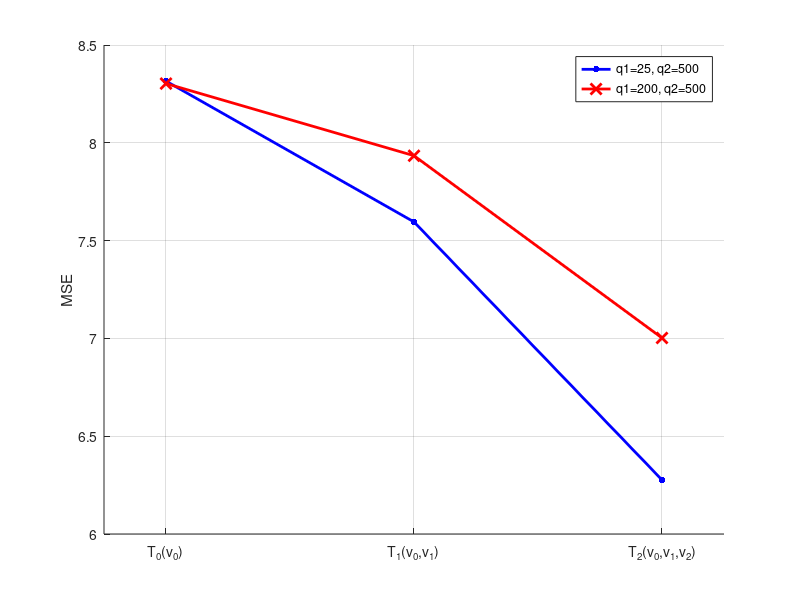

The MATLAB script that drew this image:
function example2()

    % Example 2

    % Reference:
    %   Paper   = Optimal modeling of nonlinear systems: method of variable injections. (Submitted paper - 2023)
    %   Authors = Soto-Quiros, Pablo and Torokhti, Anatoli


    clc; clear; close all

    %%%%%%% Case 1: q1=25 and q2=500 %%%%%%%  
    fprintf('Case 1: q1=25 and q2=500\n')    
    m=100; 
    % Example T0(v0)
    q0=100; r0=50;
    s=6750;    
    X=rand(m,s);
    V0=rand(q0,s);
    Z0=V0;  
    %Covariance matrices    
    Exz0=(1/s)*(X*Z0'); Ez0z0=(1/s)*(Z0*Z0');
    T0=Exz0*pinv(Ez0z0)*(Exz0)';          
    [U,~,~]=svd(T0);
    Ur=U(:,1:r0);
    G0=Ur;
    H0=Ur'*Exz0*pinv(Ez0z0);   
    %Compute error
    Exx=(1/s)*(X*X');
    Exw=Exz0;
    Eww=Ez0z0;
    S=G0*H0;   
    error0_c1=trace(Exx-Exw*S'-S*Exw'+S*Eww*S');
    fprintf(['1) MSE for T(v0) = ', num2str(error0_c1),'\n'])

    % Example T1(v0,v1)
    q0=100; r0=25;
    q1=25; r1=25;
    s=1500;
    X=rand(m,s);
    V0=rand(q0,s); V1=rand(q1,s);
    Z0=V0;          
    Ev1z0=(1/s)*(V1*Z0'); Ez0z0=(1/s)*(Z0*Z0'); Z1=V1-Ev1z0*pinv(Ez0z0)*Z0;
    %Covariance matrices    
    Exz0=(1/s)*(X*Z0'); Ez0z0=(1/s)*(Z0*Z0');
    T0=Exz0*pinv(Ez0z0)*(Exz0)';                 
    [U0,~,~]=svd(T0);
    U0r=U0(:,1:r0);
    G0=U0r;
    H0=U0r'*Exz0*pinv(Ez0z0);   

    Exz1=(1/s)*(X*Z1'); Ez1z1=(1/s)*(Z1*Z1');
    T1=Exz1*pinv(Ez1z1)*(Exz1)';                 
    [U1,~,~]=svd(T1);
    U1r=U1(:,1:r1);
    G1=U1r;
    H1=U1r'*Exz1*pinv(Ez1z1);   

    %Compute error
    Exx=(1/s)*(X*X');
    Exw=[Exz0 Exz1];
    Eww=blkdiag(Ez0z0,Ez1z1);
    S=[G0*H0 G1*H1];   
    error1_c1=trace(Exx-Exw*S'-S*Exw'+S*Eww*S');
    fprintf(['2) MSE for T(v0,v1) = ', num2str(error1_c1),'\n'])

    % Example T2(v0,v1,v2)
    q0=100; r0=17;
    q1=25; r1=17;
    q2=500; r2=16;
    s=1300;
    X=rand(m,s);
    V0=rand(q0,s); V1=rand(q1,s); V2=rand(q2,s);
    Z0=V0;          
    Ev1z0=(1/s)*(V1*Z0'); Ez0z0=(1/s)*(Z0*Z0'); Z1=V1-Ev1z0*pinv(Ez0z0)*Z0;
    Ev2z0=(1/s)*(V2*Z0'); Ev2z1=(1/s)*(V2*Z1'); Ez1z1=(1/s)*(Z1*Z1'); Z2=V2-Ev2z0*pinv(Ez0z0)*Z0-Ev2z1*pinv(Ez1z1)*Z1;
    %Covariance matrices    
    Exz0=(1/s)*(X*Z0'); Ez0z0=(1/s)*(Z0*Z0');
    T0=Exz0*pinv(Ez0z0)*(Exz0)';                 
    [U0,~,~]=svd(T0);
    U0r=U0(:,1:r0);
    G0=U0r;
    H0=U0r'*Exz0*pinv(Ez0z0);   

    Exz1=(1/s)*(X*Z1'); Ez1z1=(1/s)*(Z1*Z1');
    T1=Exz1*pinv(Ez1z1)*(Exz1)';                 
    [U1,~,~]=svd(T1);
    U1r=U1(:,1:r1);
    G1=U1r;
    H1=U1r'*Exz1*pinv(Ez1z1);   

    Exz2=(1/s)*(X*Z2'); Ez2z2=(1/s)*(Z2*Z2');
    T2=Exz2*pinv(Ez2z2)*(Exz2)';                 
    [U2,~,~]=svd(T2);
    U2r=U2(:,1:r2);
    G2=U2r;
    H2=U2r'*Exz2*pinv(Ez2z2);           

    %Compute error
    Exx=(1/s)*(X*X');
    Exw=[Exz0 Exz1 Exz2];
    Eww=blkdiag(blkdiag(Ez0z0,Ez1z1),Ez2z2);
    S=[G0*H0 G1*H1 G2*H2];   
    error2_c1=trace(Exx-Exw*S'-S*Exw'+S*Eww*S');
    fprintf(['3) MSE for T(v0,v1,v2) = ', num2str(error2_c1),'\n'])    

    
    %%%%%%% Case 2: q1=200 and q2=500 %%%%%%%  
    fprintf('\nCase 2: q1=200 and q2=500\n')  
    
    % Example T0(v0)
    q0=100; r0=50;
    s=6750;    
    X=rand(m,s);
    V0=rand(q0,s);
    Z0=V0;  
    %Covariance matrices    
    Exz0=(1/s)*(X*Z0'); Ez0z0=(1/s)*(Z0*Z0');
    T0=Exz0*pinv(Ez0z0)*(Exz0)';          
    [U,~,~]=svd(T0);
    Ur=U(:,1:r0);
    G0=Ur;
    H0=Ur'*Exz0*pinv(Ez0z0);   
    %Compute error
    Exx=(1/s)*(X*X');
    Exw=Exz0;
    Eww=Ez0z0;
    S=G0*H0;   
    error0_c2=trace(Exx-Exw*S'-S*Exw'+S*Eww*S');
    fprintf(['1) MSE for T(v0) = ', num2str(error0_c2),'\n'])

    % Example T1(v0,v1)
    q0=100; r0=25;
    q1=200; r1=25;
    s=1800;
    X=rand(m,s);
    V0=rand(q0,s); V1=rand(q1,s);
    Z0=V0;          
    Ev1z0=(1/s)*(V1*Z0'); Ez0z0=(1/s)*(Z0*Z0'); Z1=V1-Ev1z0*pinv(Ez0z0)*Z0;
    %Covariance matrices    
    Exz0=(1/s)*(X*Z0'); Ez0z0=(1/s)*(Z0*Z0');
    T0=Exz0*pinv(Ez0z0)*(Exz0)';                 
    [U0,~,~]=svd(T0);
    U0r=U0(:,1:r0);
    G0=U0r;
    H0=U0r'*Exz0*pinv(Ez0z0);   

    Exz1=(1/s)*(X*Z1'); Ez1z1=(1/s)*(Z1*Z1');
    T1=Exz1*pinv(Ez1z1)*(Exz1)';                 
    [U1,~,~]=svd(T1);
    U1r=U1(:,1:r1);
    G1=U1r;
    H1=U1r'*Exz1*pinv(Ez1z1);   

    %Compute error
    Exx=(1/s)*(X*X');
    Exw=[Exz0 Exz1];
    Eww=blkdiag(Ez0z0,Ez1z1);
    S=[G0*H0 G1*H1];   
    error1_c2=trace(Exx-Exw*S'-S*Exw'+S*Eww*S');
    fprintf(['2) MSE for T(v0,v1) = ', num2str(error1_c2),'\n'])
    
    % Example T2(v0,v1,v2)
    q0=100; r0=17;
    q1=200; r1=17;
    q2=500; r2=16;
    s=1050;
    X=rand(m,s);
    V0=rand(q0,s); V1=rand(q1,s); V2=rand(q2,s);
    Z0=V0;          
    Ev1z0=(1/s)*(V1*Z0'); Ez0z0=(1/s)*(Z0*Z0'); Z1=V1-Ev1z0*pinv(Ez0z0)*Z0;
    Ev2z0=(1/s)*(V2*Z0'); Ev2z1=(1/s)*(V2*Z1'); Ez1z1=(1/s)*(Z1*Z1'); Z2=V2-Ev2z0*pinv(Ez0z0)*Z0-Ev2z1*pinv(Ez1z1)*Z1;
    %Covariance matrices    
    Exz0=(1/s)*(X*Z0'); Ez0z0=(1/s)*(Z0*Z0');
    T0=Exz0*pinv(Ez0z0)*(Exz0)';                 
    [U0,~,~]=svd(T0);
    U0r=U0(:,1:r0);
    G0=U0r;
    H0=U0r'*Exz0*pinv(Ez0z0);   

    Exz1=(1/s)*(X*Z1'); Ez1z1=(1/s)*(Z1*Z1');
    T1=Exz1*pinv(Ez1z1)*(Exz1)';                 
    [U1,~,~]=svd(T1);
    U1r=U1(:,1:r1);
    G1=U1r;
    H1=U1r'*Exz1*pinv(Ez1z1);   

    Exz2=(1/s)*(X*Z2'); Ez2z2=(1/s)*(Z2*Z2');
    T2=Exz2*pinv(Ez2z2)*(Exz2)';                 
    [U2,~,~]=svd(T2);
    U2r=U2(:,1:r2);
    G2=U2r;
    H2=U2r'*Exz2*pinv(Ez2z2);           

    %Compute error
    Exx=(1/s)*(X*X');
    Exw=[Exz0 Exz1 Exz2];
    Eww=blkdiag(blkdiag(Ez0z0,Ez1z1),Ez2z2);
    S=[G0*H0 G1*H1 G2*H2];   
    error2_c2=trace(Exx-Exw*S'-S*Exw'+S*Eww*S');
    fprintf(['3) MSE for T(v0,v1,v2) = ', num2str(error2_c2),'\n'])
    
    x=[1 2 3];
    y_c1=[error0_c1 error1_c1 error2_c1];
    y_c2=[error0_c2 error1_c2 error2_c2];
    
    hold on    
    plot(x,y_c2,'-b.','LineWidth',2,'MarkerSize',15)
    plot(x,y_c1,'-rx','LineWidth',2,'MarkerSize',8)
    xticks([1 2 3])
    xticklabels({'T_0(v_0)','T_1(v_0,v_1)','T_2(v_0,v_1,v_2)'})
    xlim([0.75,3.25])
    grid on
    ylabel('MSE')
    legend('q1=25, q2=500', 'q1=200, q2=500')
    
end

